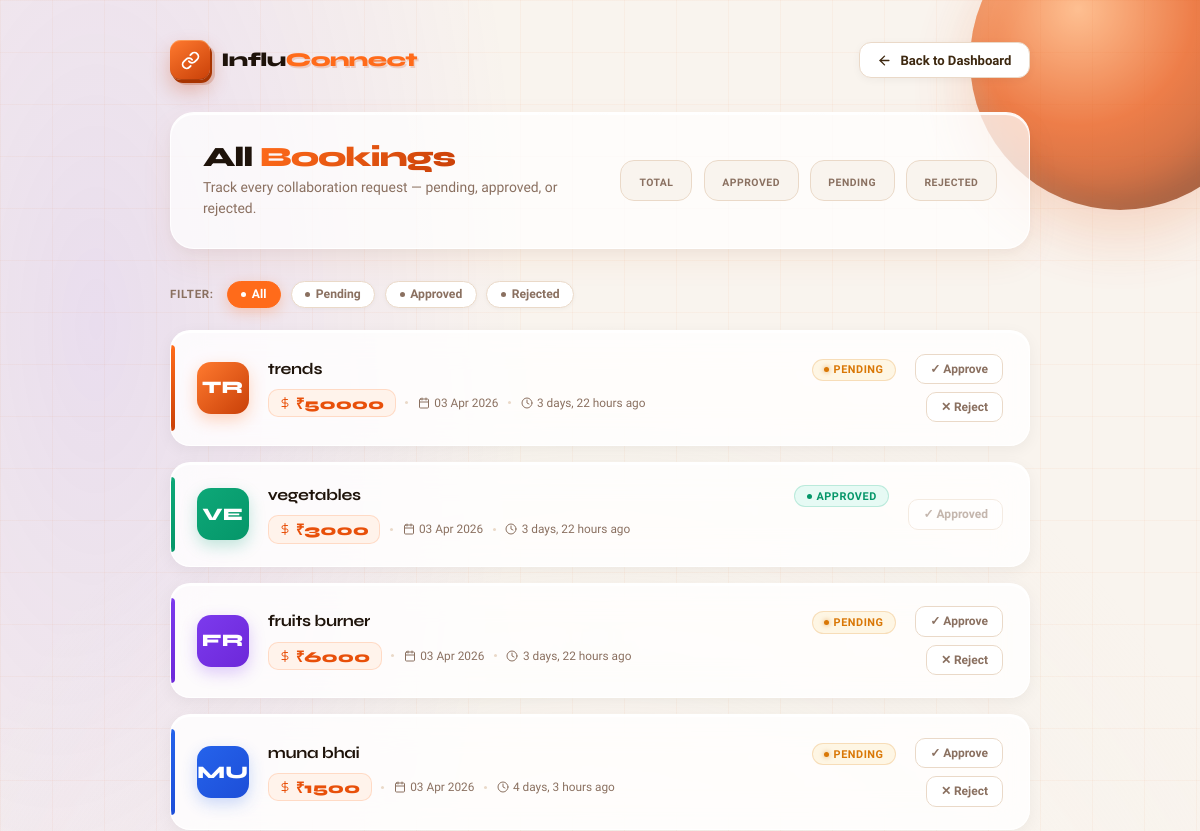
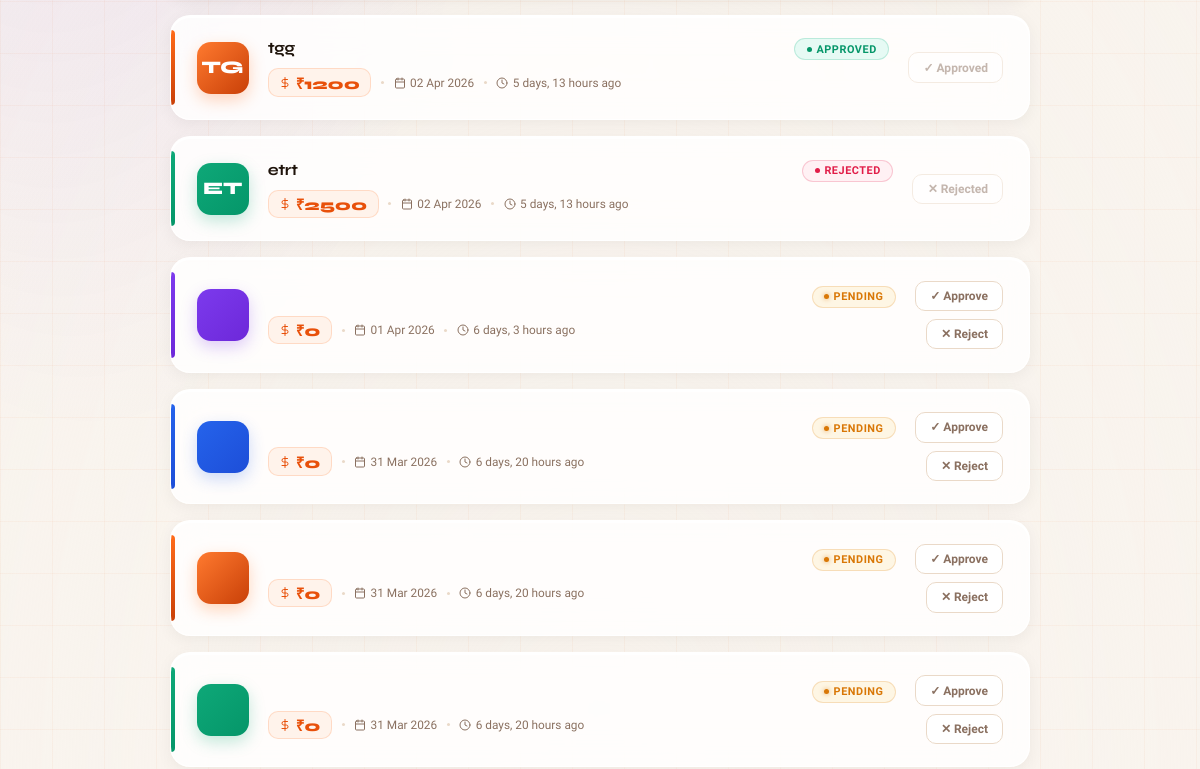
The page /shopkeepers/bookings/ (signed in, upper part) on the database as committed earlier (2 pictures, top to bottom).
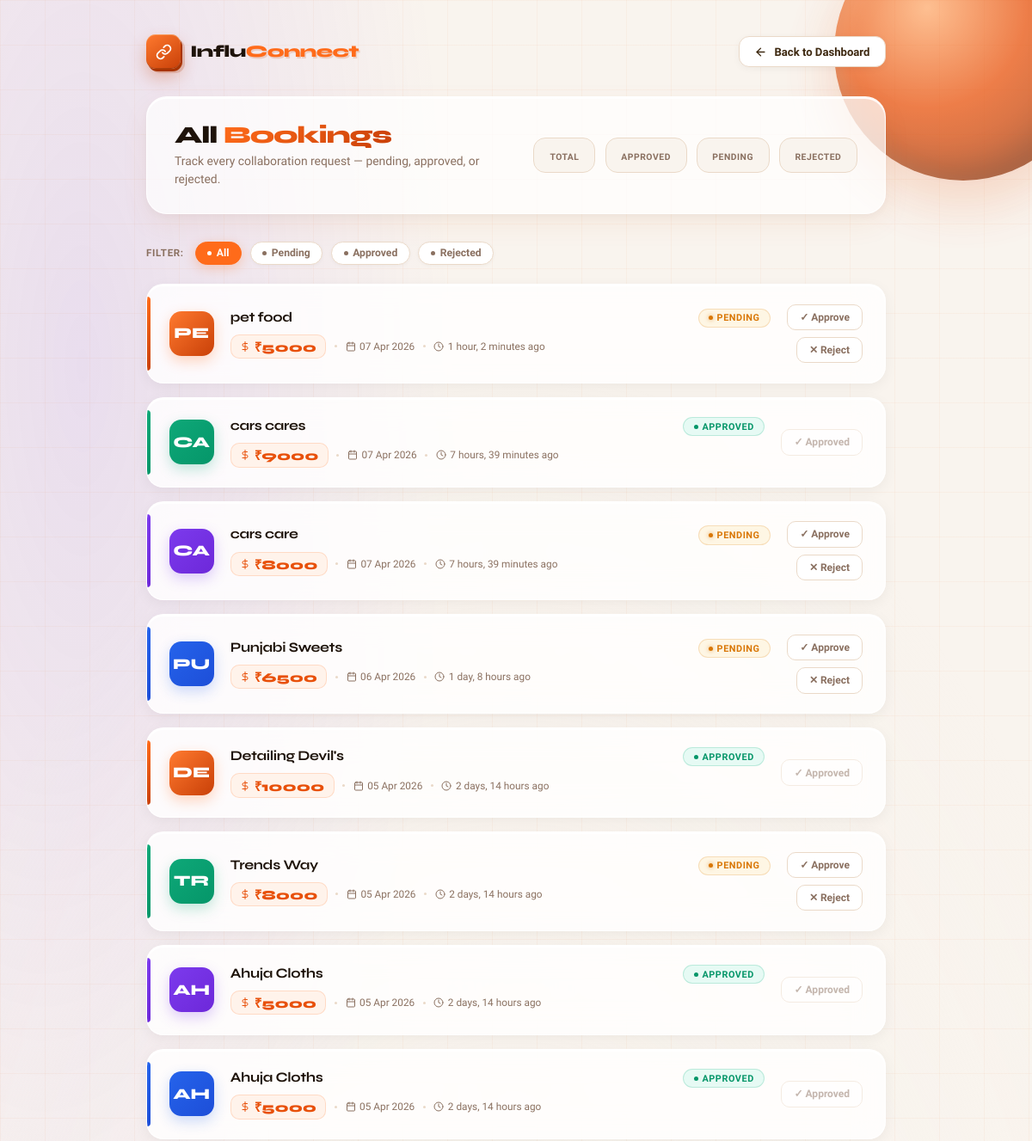
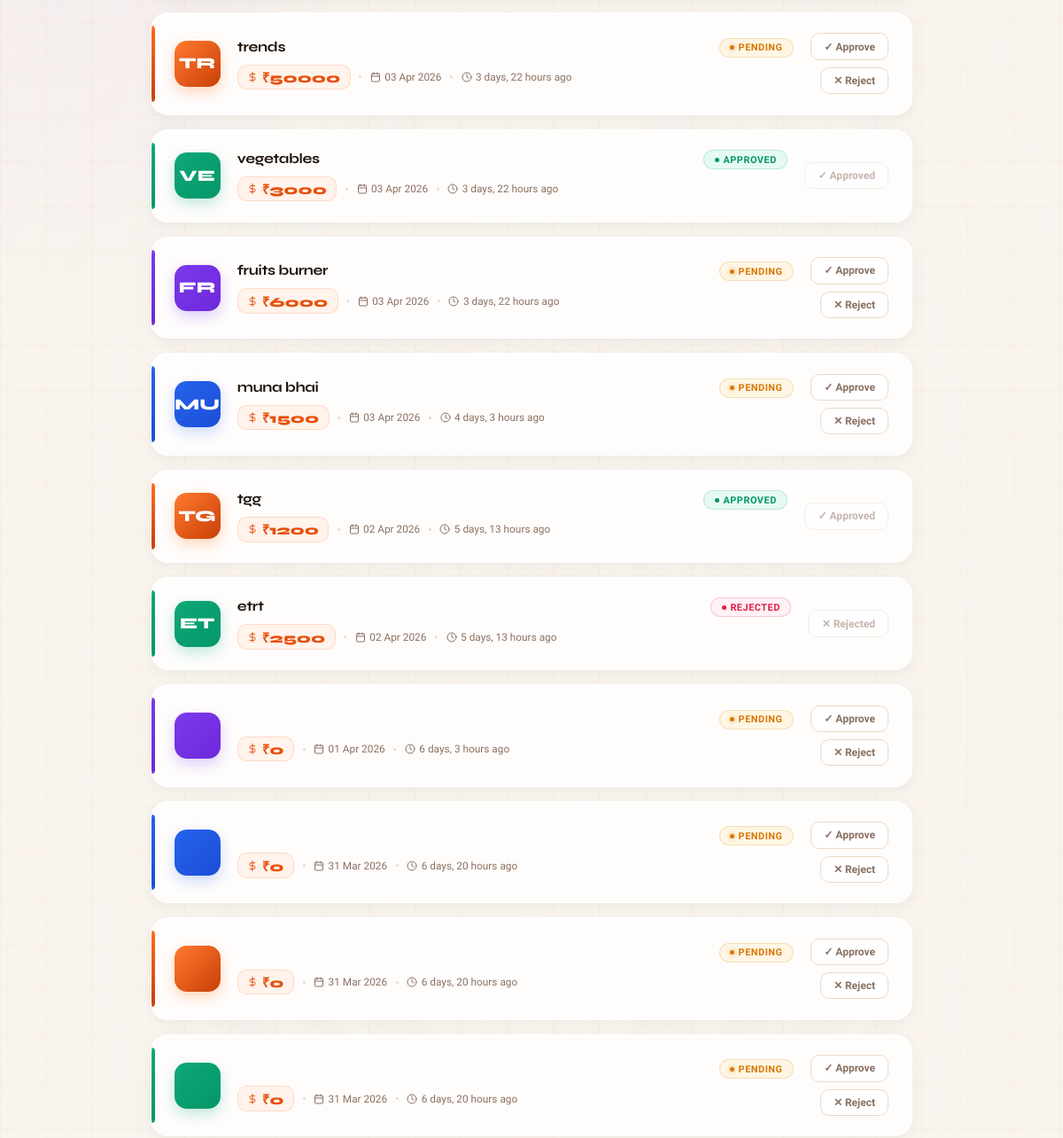
The same page on the database as committed later (2 pictures, top to bottom).
### bookings/models.py (models this page shows, shortened)
class Booking(models.Model):
    STATUS_CHOICES = [
        ('pending', 'Pending'),
        ('approved', 'Approved'),
        ('rejected', 'Rejected'),
    ]
    shopkeeper = models.ForeignKey(
        settings.AUTH_USER_MODEL,
        on_delete=models.CASCADE,
        related_name='shop_bookings'
    )
    influencer = models.ForeignKey(
        'influencers.InfluencerProfile',
        on_delete=models.CASCADE,
        related_name='influencer_bookings'
    )
    business_name = models.CharField(max_length=200, default="")
    message = models.TextField(default="")
    category = models.CharField(max_length=100, default="")
    location = models.CharField(max_length=200, blank=True, null=True)
    amount = models.PositiveIntegerField(default=0)
    booking_date = models.DateField(null=True, blank=True)
    booking_time = models.TimeField(null=True, blank=True)
    status = models.CharField(
        max_length=20,
        choices=STATUS_CHOICES,
        default='pending'
    )
    created_at = models.DateTimeField(auto_now_add=True)

### shopkeepers/views.py (the view)
# urls.py: path('bookings/', views.my_bookings, name='my_bookings'),
@login_required
def my_bookings(request):
    bookings = Booking.objects.filter(
        shopkeeper=request.user
    ).order_by('-created_at')
    return render(request, 'bookings/all_bookings.html', {
        'bookings': bookings
    })

### templates/bookings/all_bookings.html (shortened to what the changed rows need)
<!DOCTYPE html>
<html lang="en">
<head>
</head>
<body>
<div class="page-wrap">
  <div class="page-header">
    <div class="header-inner">
      <div class="header-text">
        <h1 class="page-title">All <span>Bookings</span></h1>
      </div>
    </div>
  </div>
  <div class="bookings-grid">
    {% for booking in bookings %}
    <div class="booking-card">
      <div class="bk-avatar">
        {{ booking.business_name|slice:":2"|upper }}
      </div>
      <div class="bk-body">
        <div class="bk-top">
          <span class="bk-name">{{ booking.business_name }}</span>
          <span class="status-pill
            {% if booking.status == 'pending' %}pending
            {% elif booking.status == 'approved' or booking.status == 'accepted' %}approved
            {% elif booking.status == 'rejected' %}rejected
            {% endif %}">
            {% if booking.status == 'approved' or booking.status == 'accepted' %}Approved
            {% else %}{{ booking.status|capfirst }}{% endif %}
          </span>
        </div>
        <div class="bk-meta">
          <span class="bk-amount">
            <svg viewBox="0 0 24 24" fill="none" stroke="currentColor" stroke-width="2" stroke-linecap="round" stroke-linejoin="round">
              <line x1="12" y1="1" x2="12" y2="23"/>
              <path d="M17 5H9.5a3.5 3.5 0 0 0 0 7h5a3.5 3.5 0 0 1 0 7H6"/>
            </svg>
            ₹{{ booking.amount }}
          </span>
          <span class="bk-sep"></span>
          <span class="bk-date">
            <svg viewBox="0 0 24 24" fill="none" stroke="currentColor" stroke-width="2" stroke-linecap="round" stroke-linejoin="round">
              <rect x="3" y="4" width="18" height="18" rx="2" ry="2"/>
              <line x1="16" y1="2" x2="16" y2="6"/>
              <line x1="8" y1="2" x2="8" y2="6"/>
              <line x1="3" y1="10" x2="21" y2="10"/>
            </svg>
            {{ booking.created_at|date:"d M Y" }}
          </span>
          <span class="bk-sep"></span>
          <span class="bk-date">
            <svg viewBox="0 0 24 24" fill="none" stroke="currentColor" stroke-width="2" stroke-linecap="round" stroke-linejoin="round">
              <circle cx="12" cy="12" r="10"/>
              <polyline points="12 6 12 12 16 14"/>
            </svg>
            {{ booking.created_at|timesince }} ago
          </span>
        </div>
      </div>
      <div class="bk-actions">
        {% if booking.status == 'pending' %}
          <form method="POST" action="{% url 'bookings:approve_booking' booking.id %}">
            <button type="submit" class="bk-action-btn approve">✓ Approve</button>
          </form>
          <form method="POST" action="{% url 'bookings:reject_booking' booking.id %}">
            <button type="submit" class="bk-action-btn reject">✕ Reject</button>
          </form>
        {% else %}
          <span class="bk-action-btn no-action">
            {% if booking.status == 'approved' or booking.status == 'accepted' %}✓ Approved
            {% elif booking.status == 'rejected' %}✕ Rejected
            {% else %}{{ booking.status|capfirst }}{% endif %}
          </span>
        {% endif %}
      </div>
    </div>
    {% endfor %}
  </div>
</div>
</body>
</html>

Rows that differ between the two databases and show on the page:
added Booking: business_name "PE", business_name "pet food", status "PENDING", amount "5000", created_at "07 Apr 2026", created_at "1 hour, 2 minutes", shows "✓ Approve"
added Booking: business_name "CA", business_name "cars cares", status "APPROVED", amount "9000", created_at "07 Apr 2026", created_at "7 hours, 39 minutes"
added Booking: business_name "CA", business_name "cars care", status "PENDING", amount "8000", created_at "07 Apr 2026", created_at "7 hours, 39 minutes", shows "✓ Approve"
added Booking: business_name "PU", business_name "Punjabi Sweets", status "PENDING", amount "6500", created_at "06 Apr 2026", created_at "1 day, 8 hours", shows "✓ Approve"
added Booking: business_name "DE", business_name "Detailing Devil's", status "APPROVED", amount "10000", created_at "05 Apr 2026", created_at "2 days, 14 hours"
added Booking: business_name "TR", business_name "Trends Way", status "PENDING", amount "8000", created_at "05 Apr 2026", created_at "2 days, 14 hours", shows "✓ Approve"
added Booking: business_name "AH", business_name "Ahuja Cloths", status "APPROVED", amount "5000", created_at "05 Apr 2026", created_at "2 days, 14 hours"
added Booking: business_name "AH", business_name "Ahuja Cloths", status "APPROVED", amount "5000", created_at "05 Apr 2026", created_at "2 days, 14 hours"
